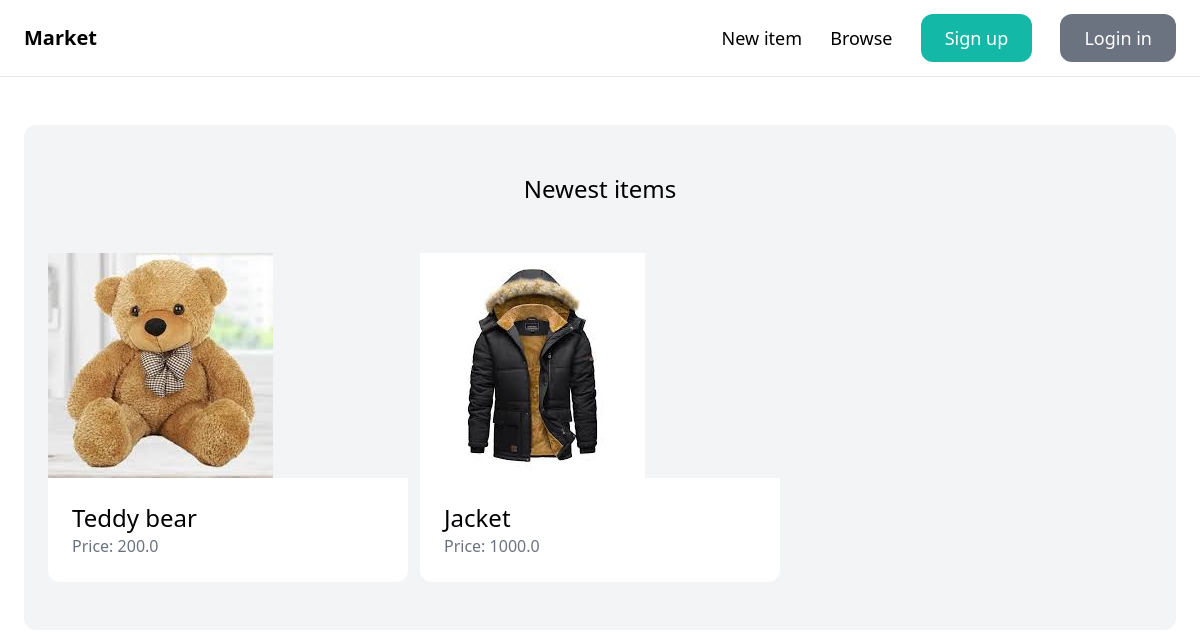
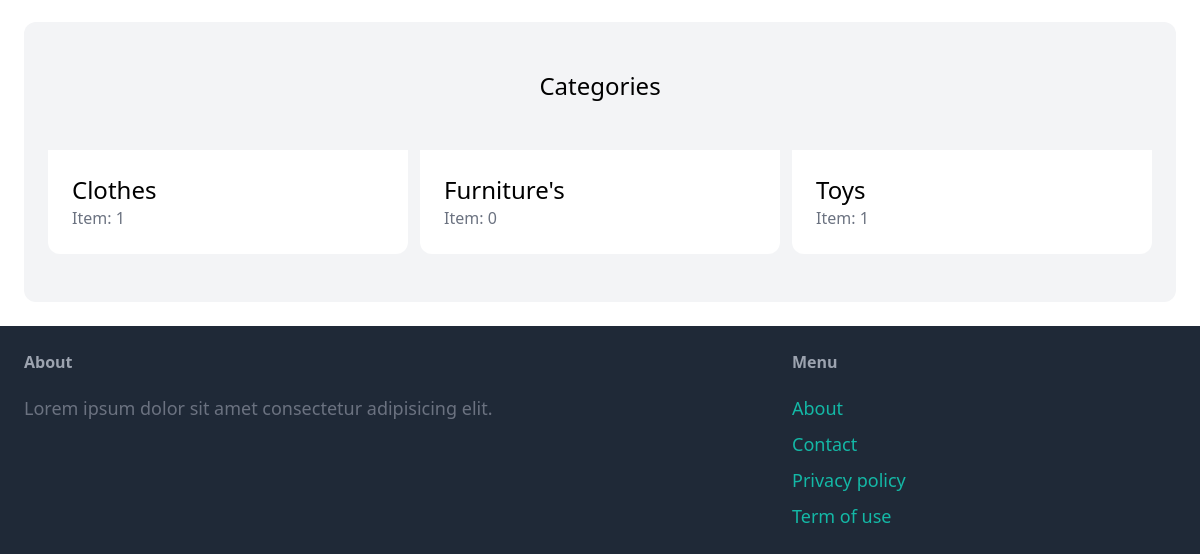
The app's page /, older data (2 pictures, top to bottom).
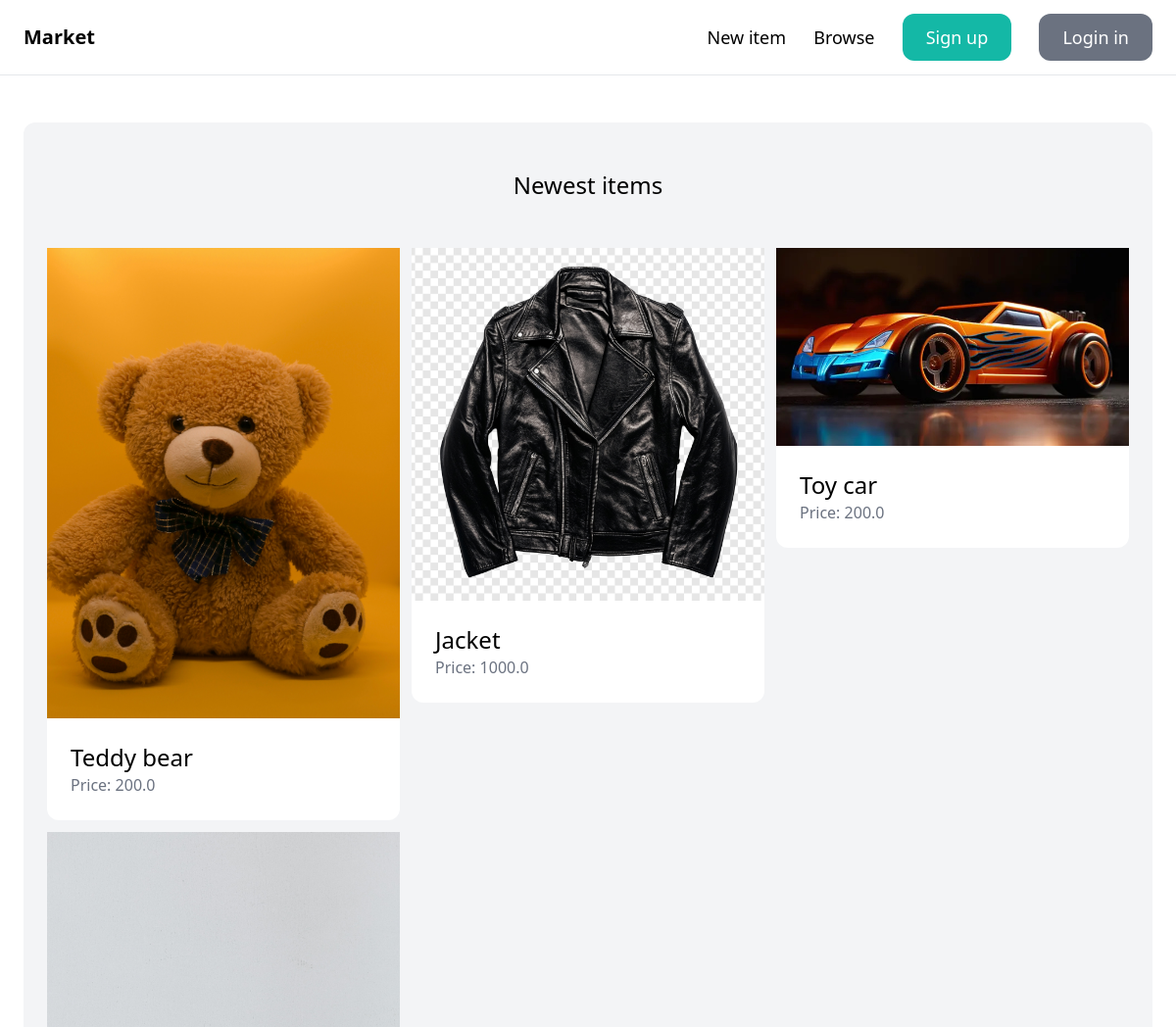
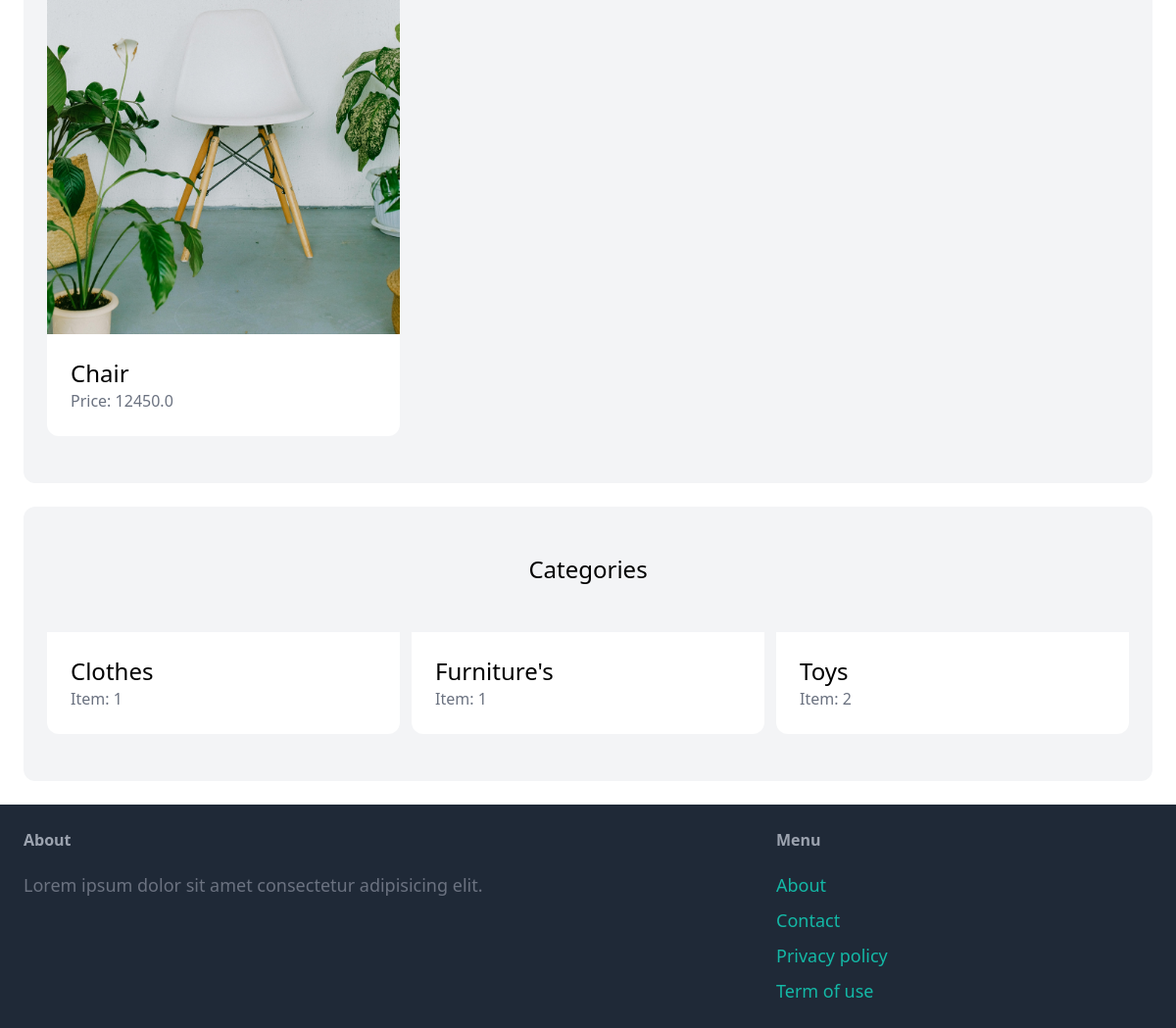
The same page, newer data (2 pictures, top to bottom).
### items/models.py (models this page shows, shortened)
class Item(models.Model):
    category = models.ForeignKey(Category, related_name='items', on_delete=models.CASCADE)
    name = models.CharField(max_length=255)
    description = models.TextField(blank=True, null=True)
    price = models.FloatField()
    image = models.ImageField(upload_to ='item_images', blank=True, null=True)
    is_sold = models.BooleanField(default = False)
    created_by = models.ForeignKey(User, related_name='items', on_delete=models.CASCADE)
    created_at = models.DateTimeField(auto_now_add=True)

class Category(models.Model):
    name = models.CharField(max_length=255)
    class Meta:
        ordering = ('name',)
        verbose_name_plural='Categories'

### app/views.py (the view)
# urls.py: path('',views.index, name='index'),
def index(request):
    items = Item.objects.filter(is_sold=False)[0:6]
    categoryies = Category.objects.all()
    return render(request, 'app/index.html' ,{
        'categories' : categoryies,
        'items' : items,
    })

### app/templates/app/index.html (shortened to what this page needs)
{% extends 'app/base.html' %}
{% block content%}
<div class="mt-6 px-6 py-12 bg-gray-100 rounded-xl">
    <h2 class="mb-12 text-12 text-2xl text-center">Newest items</h2>
    <div class="grid grid-cols-3 gap-3">
        {% for item in items %}
        <div>
            <a href="{% url 'item:detail' item.id %}">
                <div>
                    <img src="{{ item.image.url }}" class="rounted-t-xl" >
                </div>
                <div class="p-6 bg-white rounded-b-xl">
                    <h2 class="text-2xl">{{ item.name }}</h2>
                    <p class="text-gray-500">Price: {{ item.price }}</p>
                </div>
            </a>
        </div>
        {% endfor %}
    </div>
</div>
<div class="mt-6 px-6 py-12 bg-gray-100 rounded-xl">
    <h2 class="mb-12 text-12 text-2xl text-center">Categories</h2>
    <div class="grid grid-cols-3 gap-3">
        {% for category in categories %}
        <div>
            <a href="#">
                <div class="p-6 bg-white rounded-b-xl">
                    <h2 class="text-2xl">{{ category.name }}</h2>
                    <p class="text-gray-500">Item: {{ category.items.count }}</p>
                </div>
            </a>
        </div>
        {% endfor %}
    </div>
</div>
{% endblock %}

### app/templates/app/base.html (shortened to what this page needs)
<!DOCTYPE html>
<html lang="en">
<head>
    <script src="https://cdn.tailwindcss.com"></script>
</head>
<body>
    <nav class="py-6 px-6 flex justify-between items-center border-b border-gray-200">
        <a href="/" class="text-xl font-semibold">Market</a>
        <div class="space-x-6">
            <a href="{% url 'item:new' %}" class="text-lg front-semibold hover:text-gray-500">New item</a>
            <a href="#" class="text-lg front-semibold hover:text-gray-500">Browse</a>
            {% if request.user.is_authenticated %}
            <a href="#" class="px-6 py-3 text-lg front-semibold bg-teal-500 text-white rounded-xl hover:text-teal-700">Indox</a>
            <a href="{% url 'dashboard:index' %}" class="px-6 py-3 text-lg front-semibold bg-gray-500 text-white rounded-xl hover:text-gray-700">Dashboard</a>
            {% else %}
                <a href="{% url 'app:signup' %}" class="px-6 py-3 text-lg front-semibold bg-teal-500 text-white rounded-xl hover:text-teal-700">Sign up</a>
                <a href="{% url 'app:login' %}" class="px-6 py-3 text-lg front-semibold bg-gray-500 text-white rounded-xl hover:text-gray-700">Login in</a>
            {% endif %}
        </div>
    </nav>
    <div class="px-6 py-6">
        {% block content %}
        {% endblock %}
    </div>
    <footer class="py-6 px-6 flex justify-between bg-gray-800">
        <div class="w-2/3 pr-10">
            <h3 class="mb-5 font-semibold text-gray-400">About</h3>
            <p class="text-lg text-gray-500">Lorem ipsum dolor sit amet consectetur adipisicing elit.</p>
        </div>
        <div class="w-1/3">
            <h3 class="mb-5 font-semibold text-gray-400" >Menu</h3>
            <ul class="space-y-2">
                <li><a href="#" class="text-lg text-teal-500 hover:text-teal-700">About</a></li>
                <li><a href="{% url 'app:contact' %}" class="text-lg text-teal-500 hover:text-teal-700">Contact</a></li>
                <li><a href="#" class="text-lg text-teal-500 hover:text-teal-700">Privacy policy</a></li>
                <li><a href="#" class="text-lg text-teal-500 hover:text-teal-700">Term of use</a></li>
            </ul>
        </div>
    </footer>
</body>
</html>

Row changes from the older to the newer data that the page shows:
changed Item "Teddy bear": image: a different picture
changed Item "Jacket": image: a different picture
added Item: image (picture), name "Toy car", price "200.0"
added Item: image (picture), name "Chair", price "12450.0"
computed for Category "Furniture's": items.count "0" → "1"
computed for Category "Toys": items.count "1" → "2"
